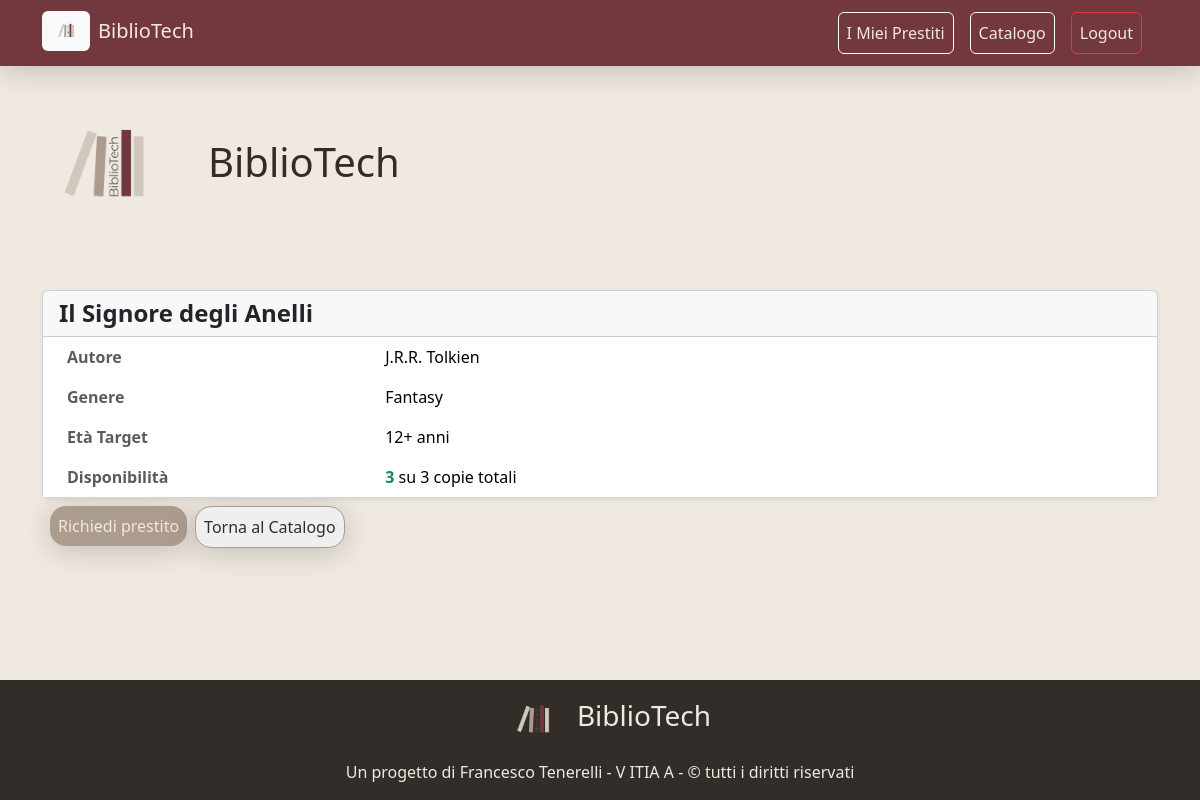
/libro.php?id=3 (signed in), run on the app's committed database.
### tables this page shows
CREATE TABLE Libro (
    IdLibro    INT AUTO_INCREMENT PRIMARY KEY,
    titolo     VARCHAR(255) NOT NULL,
    autore     VARCHAR(255) NOT NULL,
    genere     VARCHAR(100) NOT NULL,
    etaTarget  INT          NOT NULL
);

### src/config.php (called while the page is built, shortened)
<?php
function calcolaEtaDaCF($codiceFiscale) {
    $anno = substr($codiceFiscale, 6, 2);
    $anno = ($anno > date('y')) ? '19' . $anno : '20' . $anno;
    $mese = substr($codiceFiscale, 8, 1);
    $mesi = ['A'=>1,'B'=>2,'C'=>3,'D'=>4,'E'=>5,'H'=>6,'L'=>7,'M'=>8,'P'=>9,'R'=>10,'S'=>11,'T'=>12];
    $mese = $mesi[$mese];
    $giorno = intval(substr($codiceFiscale, 9, 2));
    $dataNascita = new DateTime("$anno-$mese-$giorno");
    $oggi = new DateTime();
    return $oggi->diff($dataNascita)->y;
}
?>

### src/libro.php (the view, shortened to what this page needs)
<?php
require_once 'config.php';
$idLibro = $_GET['id'] ?? 0;
$stmt = mysqli_prepare($conn, "SELECT codiceFiscale FROM Utente WHERE IdUtente = ?");
mysqli_stmt_bind_param($stmt, "i", $_SESSION['IdUtente']);
mysqli_stmt_execute($stmt);
$result = mysqli_stmt_get_result($stmt);
$utente = mysqli_fetch_assoc($result);
$etaUtente = calcolaEtaDaCF($utente['codiceFiscale']);
$query = "SELECT L.IdLibro, L.titolo, L.autore, L.genere, L.etaTarget,
          COUNT(CASE WHEN C.stato = 'disponibile' THEN 1 END) as copie_disponibili,
          COUNT(C.IdCopia) as copie_totali
          FROM Libro L
          LEFT JOIN Copia C ON L.IdLibro = C.IdLibro
          WHERE L.IdLibro = ?
          GROUP BY L.IdLibro";
$stmt = mysqli_prepare($conn, $query);
mysqli_stmt_bind_param($stmt, "i", $idLibro);
mysqli_stmt_execute($stmt);
$result = mysqli_stmt_get_result($stmt);
$libro = mysqli_fetch_assoc($result);
$accessoNegato = $libro['etaTarget'] > $etaUtente;
?>
<!DOCTYPE html>
<html lang="it">
<head>
    <link href="https://cdn.jsdelivr.net/npm/bootstrap@5.3.8/dist/css/bootstrap.min.css" rel="stylesheet">
    <link rel="stylesheet" href="static/CSS/index.css">
</head>
<body>
    <nav class="navbar navbar-expand-lg navbar-bibliotech sticky-top">
        <div class="container">
            <a class="navbar-brand d-flex align-items-center" href="/">
                <img src="static/CSS/imgs/logo.png" alt="BiblioTech Logo" height="40" class="me-2 bg-light rounded px-1" />
                <span>BiblioTech</span>
            </a>
            <div class="collapse navbar-collapse" id="navbarNav">
                <ul class="navbar-nav ms-auto">
                    <li class="nav-item me-3 border border-light rounded"><a class="nav-link" href="prestiti.php">I Miei Prestiti</a></li>
                    <li class="nav-item me-3 border border-light rounded"><a class="nav-link" href="libri.php">Catalogo</a></li>
                    <li class="nav-item me-3 border border-danger rounded"><a class="nav-link" href="logout.php">Logout</a></li>
                </ul>
            </div>
        </div>
    </nav>
    <div class="header">
        <div class="header-content">
            <a class="navbar-brand d-flex align-items-center" href="/">
                <img src="static/CSS/imgs/logo.png" alt="BiblioTech Logo" height="200" class="rounded px-1" />
                <span><h1>BiblioTech</h1></span>
            </a>
        </div>
    </div>
    <div class="container py-4">
        <div class="card shadow-sm">
            <div class="card-header">
                <h4 class="mb-0 fw-bold"><?= htmlspecialchars($libro['titolo']) ?></h4>
            </div>
            <div class="card-body p-0">
                <table class="table table-borderless mb-0">
                    <tbody>
                        <tr>
                            <th class="ps-4 text-muted" style="width: 30%;">Autore</th>
                            <td><?= htmlspecialchars($libro['autore']) ?></td>
                        </tr>
                        <tr>
                            <th class="ps-4 text-muted">Genere</th>
                            <td><?= htmlspecialchars($libro['genere']) ?></td>
                        </tr>
                        <tr>
                            <th class="ps-4 text-muted">Età Target</th>
                            <td><?= $libro['etaTarget'] ?>+ anni</td>
                        </tr>
                        <tr>
                            <th class="ps-4 text-muted">Disponibilità</th>
                            <td>
                                <?php if ($libro['copie_disponibili'] > 0): ?>
                                    <span class="text-success fw-bold"><?= $libro['copie_disponibili'] ?></span>
                                <?php else: ?>
                                    <span class="text-danger fw-bold">0</span>
                                <?php endif; ?>
                                su <?= $libro['copie_totali'] ?> copie totali
                            </td>
                        </tr>
                    </tbody>
                </table>
            </div>
        </div>
        <div class="btn-container">
            <?php if (!$accessoNegato): ?>
            <form method="POST">
                <button type="submit" name="prendiPrestito" class="btn-bibliotech"
                        <?= $libro['copie_disponibili'] == 0 ? 'disabled' : '' ?>>
                    Richiedi prestito
                </button>
            </form>
            <?php endif; ?>
            <button onclick="location.href='libri.php'" class="btn-dettagli mt-2">
                Torna al Catalogo
            </button>
        </div>
    </div>
    <footer class="footer-bibliotech">
        <a class="navbar-brand d-flex align-items-center" href="/">
            <img src="static/CSS/imgs/logo.png" alt="BiblioTech Logo" height="80" class="rounded px-1" />
            <span><h3>BiblioTech </h3></span>
        </a>
        <p>Un progetto di Francesco Tenerelli - V ITIA A - &copy tutti i diritti riservati</p>
    </footer>
</body>
</html>

### src/static/CSS/index.css (style rules this page uses)
:root { --biblio-brown-dark: #322D29; --biblio-red: #72383D; --biblio-beige-dark: #AC9C8D; --biblio-beige-light: #D1C7BD; --biblio-white: #EFE9E1; --biblio-gray: #D9D9D9; }
body { background-color: var(--biblio-white); color: var(--biblio-brown-dark); min-height: 100vh; display: flex; flex-flow: column; }
form { margin: 0.5rem; }
.navbar-bibliotech { background-color: var(--biblio-red); box-shadow: 0 4px 30px rgba(0, 0, 0, 0.2); }
.navbar-bibliotech .navbar-brand, .navbar-bibliotech .nav-link { color: var(--biblio-white); transition: all 0.3s; }
.navbar-bibliotech .navbar-brand, .navbar-bibliotech .nav-link:hover { transform: translateY(-2px); }
.btn-dettagli { border: 1px solid var(--biblio-beige-dark); color: var(--biblio-brown-dark); border-radius: 16px; box-shadow: 0 4px 30px rgba(0, 0, 0, 0.2); transition: all 0.3s; padding: 0.5rem; }
.btn-bibliotech { background-color: var(--biblio-beige-dark); color: var(--biblio-white); border: none; border-radius: 16px; box-shadow: 0 4px 30px rgba(0, 0, 0, 0.2); transition: all 0.3s; padding: 0.5rem; }
.btn-container { display: flex; width: fit-content; height: auto; align-items: flex-start; justify-content: space-between; }
.footer-bibliotech { margin-top: auto; display: flex; flex-flow: column; align-items: center; justify-content: end; background-color: var(--biblio-brown-dark); color: var(--biblio-white); }

### data on the page
libro: titolo "Il Signore degli Anelli", autore "J.R.R. Tolkien", genere "Fantasy", etaTarget "12"

### other printed values
$libro['copie_disponibili'] "3"
$libro['copie_totali'] "3"
